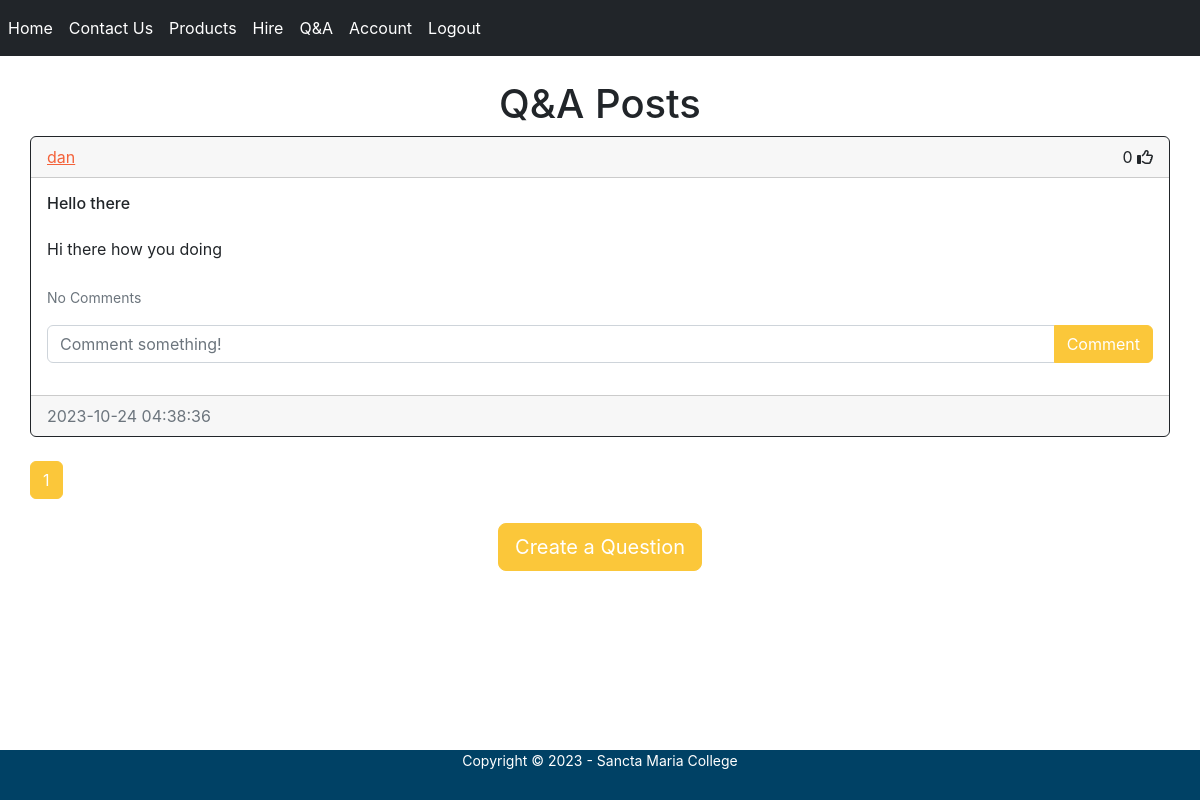
Screenshot of /blog (signed in) with the database file from the repository.
### website/models.py (models this page shows)
class Post(db.Model):  # defines class as Post that inherits from db.Model
    id = db.Column(db.Integer, primary_key=True)
    title = db.Column(db.String(100), nullable=False)
    text = db.Column(db.Text, nullable=False)
    date_created = db.Column(db.DateTime(timezone=True), default=func.now())
    author = db.Column(db.Integer, db.ForeignKey(
        'user.id', ondelete="CASCADE"), nullable=False)
    comments = db.relationship('Comment', backref='post', passive_deletes=True)
    likes = db.relationship('Like', backref='post', passive_deletes=True)

class User(db.Model, UserMixin):  # defines class as User and inherits from db.Model and UserMixin
    id = db.Column(db.Integer, primary_key=True)
    email = db.Column(db.String(150), unique=True)
    username = db.Column(db.String(150), unique=True)
    password = db.Column(db.String(150))
    date_created = db.Column(db.DateTime(timezone=True), default=func.now())
    posts = db.relationship('Post', backref='user', passive_deletes=True)
    comments = db.relationship('Comment', backref='user', passive_deletes=True)
    likes = db.relationship('Like', backref='user', passive_deletes=True)

### website/views.py (the view)
@views.route("/blog")  # creates a route with /blog as the URL path
@login_required  # restricts route for unauthenticated users
def blog():  # defines a function for blog
    page = request.args.get('page', 1, type=int)
    posts = Post.query.order_by(
        Post.date_created.desc()).paginate(page=page, per_page=4)
    return render_template("blog.html", user=current_user, posts=posts)

### website/templates/blog.html
{% extends "posts_div.html" %} {% block title %}Q&A page{% endblock %}

### website/templates/posts_div.html (shortened to what this page needs)
{% extends "base.html" %}
    {% block content %}
    <div class="container">
        <br>
        <h1 align="center">
            {% block header %}Q&A Posts{% endblock %}
        </h1>
        <div id="posts">
            {% for post in posts %}
            <div class="card border-dark">
                <div class="card-header d-flex justify-content-between align-items-center">
                    <a href="/posts/{{post.user.username}}">
                        {{post.user.username}}</a>
                    <div>
                        <span id="likes-count-{{post.id}}">
                            {{ post.likes|length }}</span>
                        {% if user.id in post.likes|map(attribute="author")|list %}
                        <i class="fas fa-thumbs-up" id="like-button-{{post.id}}"
                        onclick="like({{post.id}})"></i>
                        {% else %}
                        <i class="far fa-thumbs-up" id="like-button-{{post.id}}"
                        onclick="like({{post.id}})"></i>
                        {% endif %}
                    </div>
                </div>
                <div class="card-body">
                    <div class="card-text post-title">{{post.title}}</div>
                    <br />
                    <div class="card-text">{{post.text}}</div>
                    <br />
                    <p class="card-text">
                        {% if post.comments|length > 0 %}
                        <a data-bs-toggle="collapse" href="#comments-{{post.id}}"
                        role="button">
                            <small>View {{post.comments|length}} Comments</small>
                        </a>
                        {% else %}
                        <small class="text-muted">No Comments</small>
                        {% endif %}
                    </p>
                    <form class="input-group mb-3"
                    method="POST"
                    action="/create-comment/{{post.id}}">
                        <input type="text" id="text" name="text" class="form-control"
                        placeholder="Comment something!" />
                        <button type="submit" class="btn btn-primary">Comment</button>
                    </form>
                </div>
                <div class="card-footer text-muted">{{post.date_created}}</div>
            </div>
            <br/>
            {% endfor %}
        </div>
        {% for page_num in posts.iter_pages
            (left_edge=1, right_edge=1, left_current=1, right_current=2) %}
            {% if page_num %}
                {% if posts.page == page_num %}
                    <a class="btn btn-primary mb-4"
                    href="{{url_for('views.blog', page=page_num)}}">{{page_num}}</a>
                {% else %}
                    <a class="btn btn-primary mb-4"
                    href="{{url_for('views.blog', page=page_num)}}">{{page_num}}</a>
                {% endif %}
            {% else %}
                ...
            {% endif %}
        {% endfor %}
        {% block footer %}
        <div align="center">
            <a href="/create-post"><button type="button"
                class="btn btn-primary btn-lg">Create a Question</button></a>
            <br>
        </div>
        {% endblock %}
    </div>
    {% endblock %}

### rows the page displays
Post: user.username "dan", likes|length "0", title "Hello there", text "Hi there how you doing", date_created "2023-10-24 04:38:36"

### other values shown
{{ page_num }} "1"
